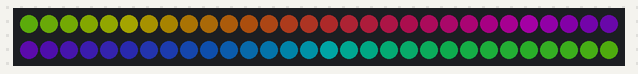
A sketch run on a simulated Arduino Uno, built with avr-gcc and run on an emulated ATmega328P. On the bench: 60 RGB LEDs in strip order, left to right, continuing on the next row. Dim RGB values are drawn brighter than linear.

Above: at 0.04 s.
At 0.63 s:
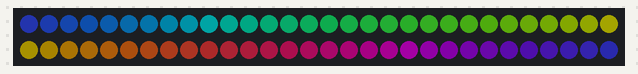
At 1.23 s:
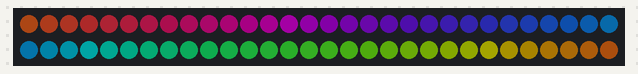

The sketch:

led.ino
```cpp
#include <Adafruit_NeoPixel.h>

#define LED_PIN     6     // 数据线连接的Arduino引脚
#define LED_COUNT   60    // 灯珠数量

// 创建NeoPixel对象
Adafruit_NeoPixel strip(LED_COUNT, LED_PIN, NEO_GRB + NEO_KHZ800);

void setup() {
  strip.begin();          // 初始化灯条
  strip.setBrightness(50); // 设置亮度（0-255，建议不超过100以免过流）
  strip.show();           // 关闭所有灯珠
}

void loop() {
  waveFlowEffect(20);     // 调用波形流动函数（参数为延迟毫秒数）
}

// RGB波形流动效果
void waveFlowEffect(int delayTime) {
  static float offset = 0.0; // 动态偏移量

  for (int i = 0; i < LED_COUNT; i++) {
    // 计算每个灯珠的位置比例 (0.0~1.0)
    float position = (float)i / LED_COUNT;

    // 使用正弦函数生成RGB波形（相位差120度）
    float r = sin(2 * PI * (position + offset)) * 127 + 128;
    float g = sin(2 * PI * (position + offset) + 2.0 * PI / 3.0) * 127 + 128;
    float b = sin(2 * PI * (position + offset) + 4.0 * PI / 3.0) * 127 + 128;

    // 设置灯珠颜色
    strip.setPixelColor(i, (int)r, (int)g, (int)b);
  }

  strip.show();            // 更新灯条显示
  offset += 0.05;          // 调整偏移量控制速度（值越大越快）
  if (offset > 1.0) offset = 0;
  delay(delayTime);        // 控制动画速度
}
```

Measured:
- by itself, everything shown: repeats every 0.99 s, in 20 steps
